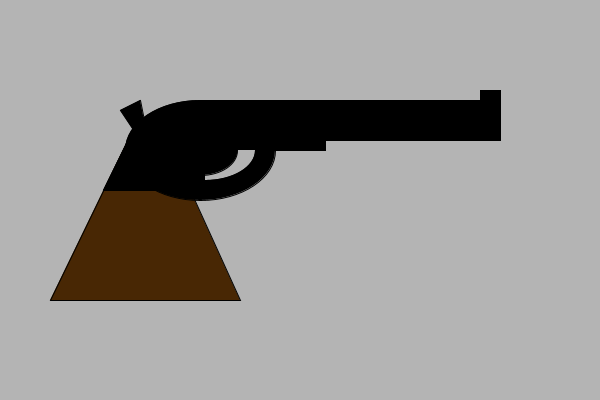
Frame 1 (no input)
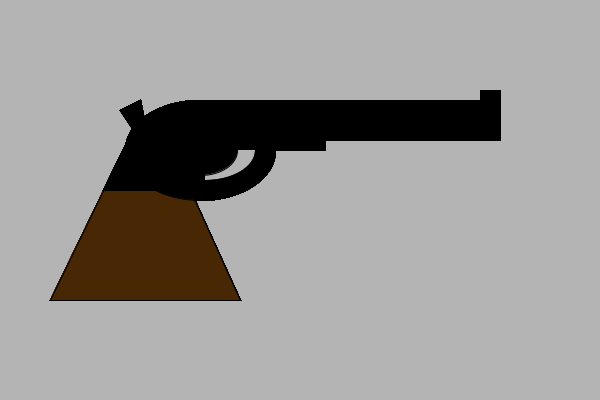
Frame 60 (the mouse pressed at the canvas centre just before this capture)
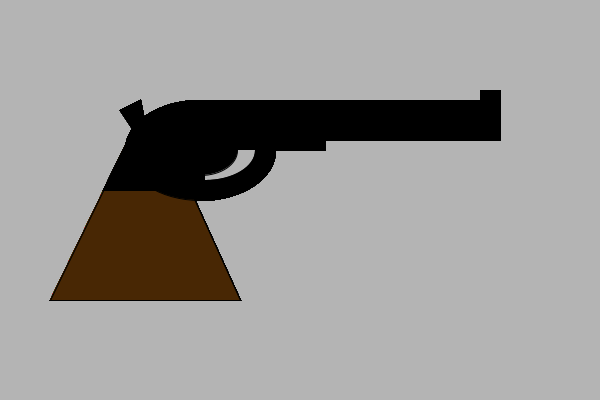
Frame 120 (the mouse held since frame 60 and released just before this capture)

The Processing sketch that drew these frames (run headless with seeded random() and noise(); from frame 60 on, the mouse is pressed at the canvas centre):

// Processing sketch: processing_53237
// ── processing_53237.pde



	
void setup() {
  size(600,400);
  background(180);
  
}

void draw() {
  //draw handle
  fill(72,39,4);
  quad(130,135,190,190,240,300,50,300);
  
 //draw gun frame 
  stroke(0);
  fill(0);
  rect(200,100,125,50);
  rect(200,100,300,40);
  rect(480,90,20,10);
  quad(130,135,180,168,190,190,103,190);
  
  ellipseMode(CENTER);
  ellipse(200,150,150,100);
   
   //create gap
  fill(180);
  stroke(0);
  arc(205,150,100,60,0,PI/2);
  
  //hammer
   fill(0);
   stroke(0);
   quad(120,110,140,100,150,150,140,140);
   //draw over arc fill
   ellipse(200,150,75,50);
  //println("Down the barrel of a Gun");
}
